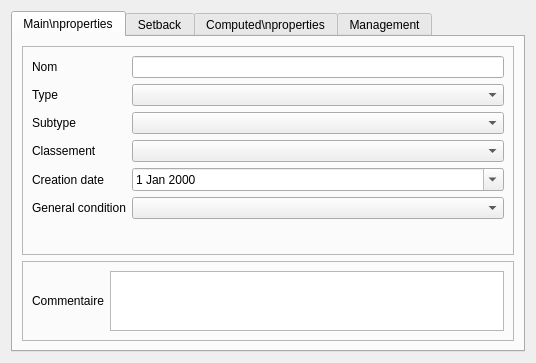
<?xml version="1.0" encoding="UTF-8"?>
<ui version="4.0">
 <class>Form_base3_levee</class>
 <widget class="QWidget" name="Form_base3_levee">
  <property name="geometry">
   <rect>
    <x>0</x>
    <y>0</y>
    <width>536</width>
    <height>363</height>
   </rect>
  </property>
  <property name="windowTitle">
   <string>Form</string>
  </property>
  <layout class="QVBoxLayout" name="verticalLayout">
   <item>
    <widget class="QTabWidget" name="tabWidget">
     <property name="currentIndex">
      <number>0</number>
     </property>
     <widget class="QWidget" name="tab">
      <attribute name="title">
       <string>Main\nproperties</string>
      </attribute>
      <layout class="QVBoxLayout" name="verticalLayout_2">
       <item>
        <widget class="QFrame" name="frame">
         <property name="frameShape">
          <enum>QFrame::StyledPanel</enum>
         </property>
         <property name="frameShadow">
          <enum>QFrame::Raised</enum>
         </property>
         <layout class="QGridLayout" name="gridLayout_2">
          <item row="2" column="0">
           <widget class="QLabel" name="label_3">
            <property name="text">
             <string>Subtype</string>
            </property>
           </widget>
          </item>
          <item row="6" column="1">
           <spacer name="verticalSpacer_2">
            <property name="orientation">
             <enum>Qt::Vertical</enum>
            </property>
            <property name="sizeHint" stdset="0">
             <size>
              <width>20</width>
              <height>40</height>
             </size>
            </property>
           </spacer>
          </item>
          <item row="4" column="1">
           <widget class="QDateEdit" name="dateEdit_datecontruct">
            <property name="calendarPopup">
             <bool>true</bool>
            </property>
           </widget>
          </item>
          <item row="1" column="0">
           <widget class="QLabel" name="label_2">
            <property name="text">
             <string>Type</string>
            </property>
           </widget>
          </item>
          <item row="2" column="1">
           <widget class="QComboBox" name="comboBox_contitution"/>
          </item>
          <item row="5" column="1">
           <widget class="QComboBox" name="comboBox_etat_fonc"/>
          </item>
          <item row="4" column="0">
           <widget class="QLabel" name="label_9">
            <property name="text">
             <string>Creation date</string>
            </property>
            <property name="wordWrap">
             <bool>true</bool>
            </property>
           </widget>
          </item>
          <item row="5" column="0">
           <widget class="QLabel" name="label_10">
            <property name="text">
             <string>General condition</string>
            </property>
           </widget>
          </item>
          <item row="0" column="0">
           <widget class="QLabel" name="label">
            <property name="text">
             <string>Nom</string>
            </property>
           </widget>
          </item>
          <item row="0" column="1">
           <widget class="QLineEdit" name="lineEdit_nom"/>
          </item>
          <item row="1" column="1">
           <widget class="QComboBox" name="comboBox_type"/>
          </item>
          <item row="3" column="0">
           <widget class="QLabel" name="label_11">
            <property name="text">
             <string>Classement</string>
            </property>
           </widget>
          </item>
          <item row="3" column="1">
           <widget class="QComboBox" name="comboBox_classement"/>
          </item>
         </layout>
        </widget>
       </item>
       <item>
        <widget class="QFrame" name="frame_5">
         <property name="frameShape">
          <enum>QFrame::StyledPanel</enum>
         </property>
         <property name="frameShadow">
          <enum>QFrame::Raised</enum>
         </property>
         <layout class="QGridLayout" name="gridLayout_5">
          <item row="1" column="1">
           <widget class="QTextBrowser" name="textBrowser_comm">
            <property name="maximumSize">
             <size>
              <width>16777215</width>
              <height>60</height>
             </size>
            </property>
            <property name="readOnly">
             <bool>false</bool>
            </property>
           </widget>
          </item>
          <item row="1" column="0">
           <widget class="QLabel" name="label_15">
            <property name="text">
             <string>Commentaire</string>
            </property>
           </widget>
          </item>
         </layout>
        </widget>
       </item>
      </layout>
     </widget>
     <widget class="QWidget" name="tab_2">
      <attribute name="title">
       <string>Setback</string>
      </attribute>
      <layout class="QGridLayout" name="gridLayout_3">
       <item row="3" column="1">
        <widget class="QComboBox" name="comboBox_aubaredevegarboree"/>
       </item>
       <item row="2" column="1">
        <widget class="QComboBox" name="comboBox_aubaredevegarbustive"/>
       </item>
       <item row="1" column="1">
        <widget class="QComboBox" name="comboBox_aubaredevegherbacee"/>
       </item>
       <item row="0" column="0">
        <widget class="QLabel" name="label_4">
         <property name="text">
          <string>Width</string>
         </property>
        </widget>
       </item>
       <item row="0" column="1">
        <widget class="QComboBox" name="comboBox_aubaredelargeur"/>
       </item>
       <item row="1" column="0">
        <widget class="QLabel" name="label_5">
         <property name="text">
          <string>Herbaceous vegetation</string>
         </property>
         <property name="wordWrap">
          <bool>true</bool>
         </property>
        </widget>
       </item>
       <item row="5" column="1">
        <widget class="QTextBrowser" name="textBrowser_aubaredecommentaire">
         <property name="readOnly">
          <bool>false</bool>
         </property>
        </widget>
       </item>
       <item row="5" column="0">
        <widget class="QLabel" name="label_8">
         <property name="text">
          <string>Comments</string>
         </property>
        </widget>
       </item>
       <item row="6" column="1">
        <spacer name="verticalSpacer_3">
         <property name="orientation">
          <enum>Qt::Vertical</enum>
         </property>
         <property name="sizeHint" stdset="0">
          <size>
           <width>20</width>
           <height>40</height>
          </size>
         </property>
        </spacer>
       </item>
       <item row="2" column="0">
        <widget class="QLabel" name="label_7">
         <property name="text">
          <string>Shrub vegetation</string>
         </property>
         <property name="wordWrap">
          <bool>true</bool>
         </property>
        </widget>
       </item>
       <item row="3" column="0">
        <widget class="QLabel" name="label_6">
         <property name="text">
          <string>Tree vegetation</string>
         </property>
         <property name="wordWrap">
          <bool>true</bool>
         </property>
        </widget>
       </item>
      </layout>
     </widget>
     <widget class="QWidget" name="tab_3">
      <attribute name="title">
       <string>Computed\nproperties</string>
      </attribute>
      <layout class="QVBoxLayout" name="verticalLayout_10">
       <item>
        <widget class="QTabWidget" name="tabWidget_2">
         <property name="currentIndex">
          <number>0</number>
         </property>
         <widget class="QWidget" name="tab_1">
          <attribute name="title">
           <string>Photo</string>
          </attribute>
          <layout class="QVBoxLayout" name="verticalLayout_3"/>
         </widget>
         <widget class="QWidget" name="tab_4">
          <attribute name="title">
           <string>Profil en travers</string>
          </attribute>
          <layout class="QVBoxLayout" name="verticalLayout_6">
           <item>
            <widget class="QStackedWidget" name="stackedWidget_profiltravers">
             <property name="currentIndex">
              <number>0</number>
             </property>
             <widget class="QWidget" name="page">
              <layout class="QVBoxLayout" name="verticalLayout_7"/>
             </widget>
             <widget class="QWidget" name="page_2">
              <layout class="QVBoxLayout" name="verticalLayout_8"/>
             </widget>
            </widget>
           </item>
          </layout>
         </widget>
         <widget class="QWidget" name="tab_5">
          <attribute name="title">
           <string>Profil en long</string>
          </attribute>
          <layout class="QVBoxLayout" name="verticalLayout_5"/>
         </widget>
        </widget>
       </item>
      </layout>
     </widget>
     <widget class="QWidget" name="tab_7">
      <attribute name="title">
       <string>Management</string>
      </attribute>
      <layout class="QVBoxLayout" name="verticalLayout_11">
       <item>
        <widget class="QGroupBox" name="groupBox_2">
         <property name="title">
          <string>Intervenants</string>
         </property>
         <layout class="QVBoxLayout" name="verticalLayout_9">
          <property name="leftMargin">
           <number>3</number>
          </property>
          <property name="topMargin">
           <number>3</number>
          </property>
          <property name="rightMargin">
           <number>3</number>
          </property>
          <property name="bottomMargin">
           <number>3</number>
          </property>
          <item>
           <widget class="QFrame" name="frame_actor">
            <property name="frameShape">
             <enum>QFrame::StyledPanel</enum>
            </property>
            <property name="frameShadow">
             <enum>QFrame::Raised</enum>
            </property>
            <layout class="QVBoxLayout" name="verticalLayout_4"/>
           </widget>
          </item>
          <item>
           <spacer name="verticalSpacer_4">
            <property name="orientation">
             <enum>Qt::Vertical</enum>
            </property>
            <property name="sizeHint" stdset="0">
             <size>
              <width>20</width>
              <height>40</height>
             </size>
            </property>
           </spacer>
          </item>
         </layout>
        </widget>
       </item>
      </layout>
     </widget>
    </widget>
   </item>
  </layout>
 </widget>
 <resources/>
 <connections/>
</ui>
